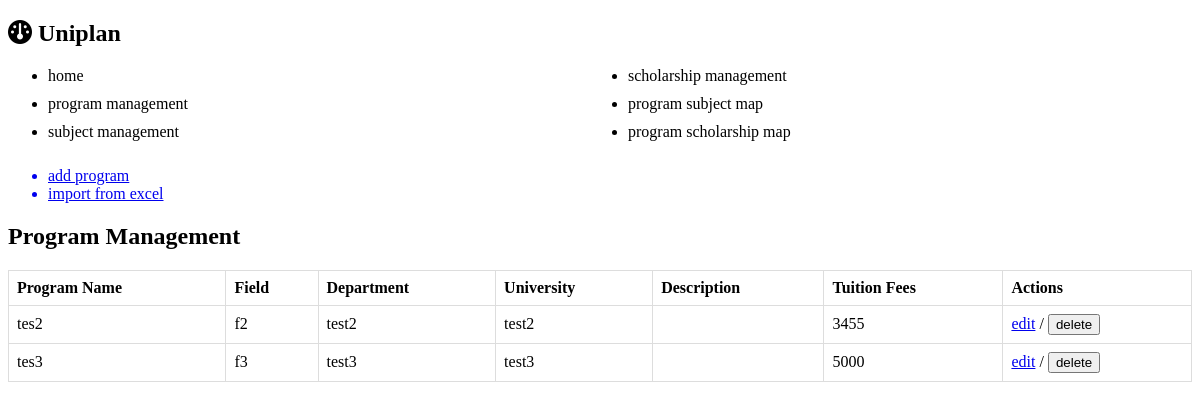
/program_management, run on the app's committed database.
### uniplan/models.py (models this page shows)
class Program(db.Model):
    __tablename__ = 'program'
    program_id = db.Column(db.Integer, primary_key=True, unique=True)
    program_name = db.Column(db.Text, nullable=False)
    field = db.Column(db.Integer)
    department = db.Column(db.Text)
    university = db.Column(db.Text)
    description = db.Column(db.Text)
    tuition_fees = db.Column(db.Integer)

### uniplan/routes.py (the view)
@app.route('/program_management', methods=['GET'])
def manage_programs():
    programs = Program.query.all()
    return render_template('manage_prog.html', programs=programs)

### uniplan/templates/manage_prog.html (shortened to what this page needs)
{%extends 'base.html'%}
{%block content%}
<ul>
    <a href='{{url_for('add_program')}}'><li>add program</li></a>
    <a href='#'><li>import from excel</li></a>
</ul>
<div class = 'program-area'>
   <h2>Program Management</h2>
<table>
    <thead>
        <tr>
            <th>Program Name</th>
            <th>Field</th>
            <th>Department</th>
            <th>University</th>
            <th>Description</th>
            <th>Tuition Fees</th>
            <th>Actions</th>
        </tr>
    </thead>
    <tbody>
        {% for program in programs %}
        <tr>
            <td>{{ program.program_name }}</td>
            <td>{{ program.field }}</td>
            <td>{{ program.department }}</td>
            <td>{{ program.university }}</td>
            <td>{{ program.description }}</td>
            <td>{{ program.tuition_fees }}</td>
            <td>
                <a href="#">edit</a> /
                <button class="delete-btn" data-program-id="{{ program.program_id }}">delete</button>
            </td>
        </tr>
        {% endfor %}
    </tbody>
</table>
</div>
{%endblock%}

### uniplan/static/css/main.css (style rules this page uses)
table { border-collapse: collapse; width: 100%; }
th, td { border: 1px solid #dddddd; text-align: left; padding: 8px; }

### data on the page
Program: program_name "tes2", field "f2", department "test2", university "test2", tuition_fees "3455"
Program: program_name "tes3", field "f3", department "test3", university "test3", tuition_fees "5000"
